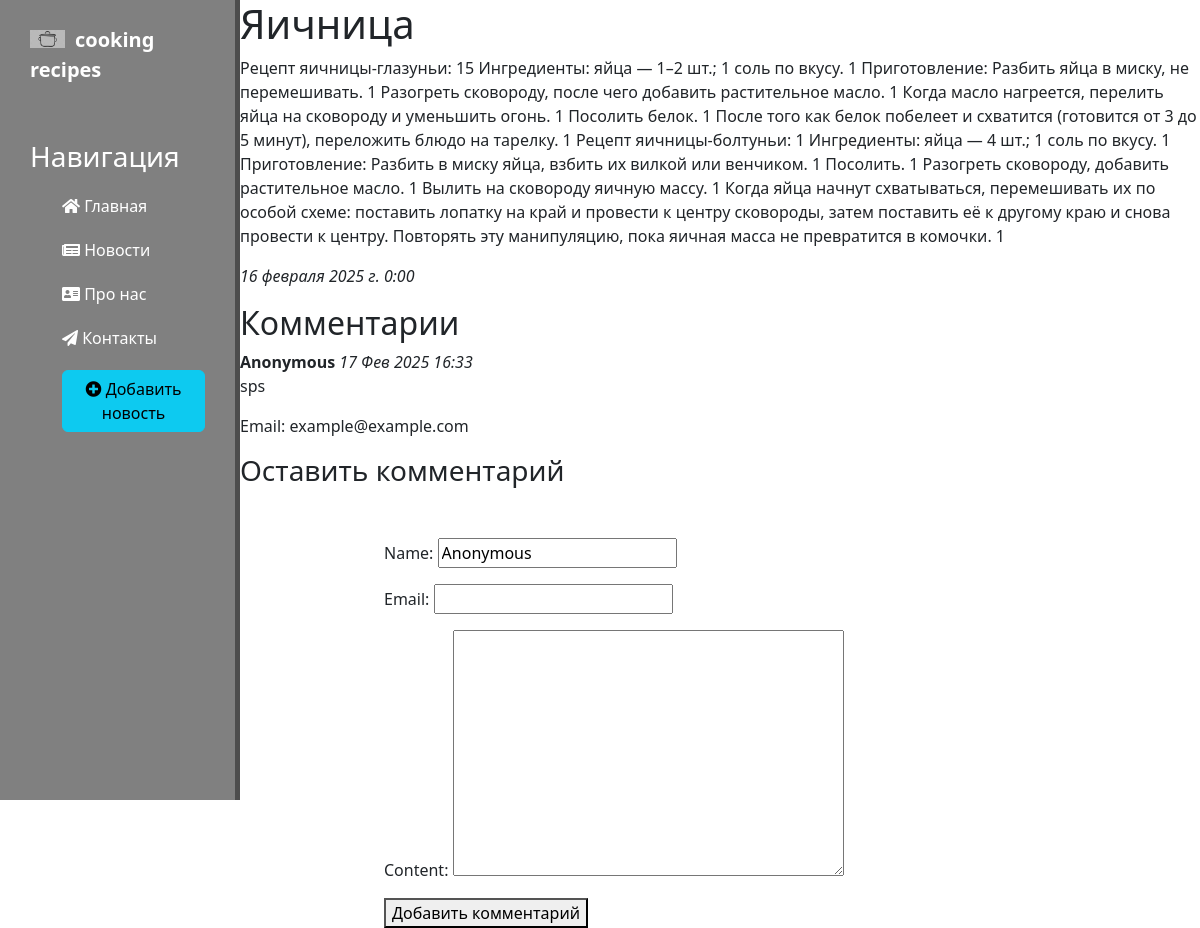
The page /news/2 on the database its author committed.
### news/models.py (models this page shows, shortened)
class Articles(models.Model):
    title = models.CharField('Название', max_length=50)
    anons = models.CharField('Анонс', max_length=250)
    full_text = models.TextField('Текст статьи')
    date = models.DateTimeField('Дата публикации')
    class Meta:
        verbose_name = 'Новость'
        verbose_name_plural = 'Новости'

class Comment(models.Model):
    article = models.ForeignKey(Articles, related_name='comments', on_delete=models.CASCADE, null=True, blank=True)
    name = models.CharField(max_length=100, default="Anonymous")  # Поле для имени
    email = models.EmailField(blank=True, null=True)  # Поле для электронной почты
    content = models.TextField(blank=True, null=True)
    created_at = models.DateTimeField(auto_now_add=True)

### news/views.py (the view, shortened to what this page needs)
# urls.py: path('<int:pk>', views.NewsDetailView.as_view(), name='news-detail'),
class NewsDetailView(DetailView):
    model = Articles
    template_name = 'news/details_view.html'
    context_object_name = 'article'
    def get_context_data(self, **kwargs):
        context = super().get_context_data(**kwargs)
        context['form'] = CommentForm()
        context['comments'] = self.object.comments.all()
        return context

### news/forms.py
class CommentForm(forms.ModelForm):
    class Meta:
        model = Comment
        fields = ['name', 'email', 'content']
        name = forms.CharField(max_length=100, label='Ваше имя')
        email = forms.EmailField(required=False, label='Ваш email (по желанию)')
        content = forms.CharField(widget=forms.Textarea, label='Комментарий')

### news/templates/news/details_view.html (shortened to what this page needs)
{% extends 'main/layout.html' %}
{% block content %}
    <h1>{{ article.title }}</h1>
    <p>{{ article.full_text }}</p>
    <p><em>{{ article.date }}</em></p>
    <h2>Комментарии</h2>
<div>
    {% for comment in comments %}
        <div>
            <strong>{{ comment.name }}</strong> <em>{{ comment.created_at|date:"d M Y H:i" }}</em>
            <p>{{ comment.content }}</p>
            {% if comment.email %}
                <p>Email: {{ comment.email }}</p>
            {% endif %}
        </div>
    {% empty %}
        <p>Комментариев пока нет.</p>
    {% endfor %}
</div>
<h3>Оставить комментарий</h3>
<form method="post">
    {{ form.as_p }}
    <button type="submit">Добавить комментарий</button>
</form>
{% endblock %}

### main/static/main/css/main.css (style rules this page uses)
form { margin-left: 32%; width: 500px; margin-top: 50px; }

### rows shown on the page
Articles: full_text "Рецепт яичницы-глазуньи: 15 Ингредиенты: яйца — 1–2 шт.; 1 соль по вкусу. 1 Приготовление: Разбить яйца в миску, не перемешивать. 1 Разогреть сковороду, после чего добавить растительное масло. 1 Когда масло нагреется, перелить яйца на сковороду и уменьшить огонь. 1 Посолить белок. 1 После того как белок побелеет и схватится (готовится от 3 до 5 минут), переложить блюдо на тарелку. 1 Рецепт яичницы-болтуньи: 1 Ингредиенты: яйца — 4 шт.; 1 соль по вкусу. 1 Приготовление: Разбить в миску яйца, взбить их вилкой или венчиком. 1 Посолить. 1 Разогреть сковороду, добавить растительное масло. 1 Вылить на сковороду яичную массу. 1 Когда яйца начнут схватываться, перемешивать их по особой схеме:…", date "16 февраля 2025 г. 0:00"
Comment: name "Anonymous", created_at "17 Фев 2025 16:33", content "sps", email "example@example.com"
